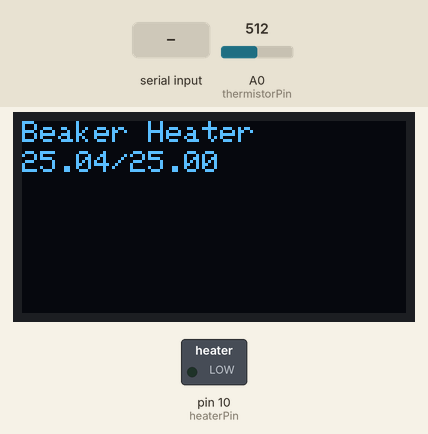
Simulated run of this sketch. Board: Arduino Uno, built with avr-gcc and run on an emulated ATmega328P. Shown: 128×64 one-colour display, switched loads named in the sketch (green lamp = pin HIGH). The test bench sets the inputs (shaded band); at power-on: A0 (thermistorPin) = 512. What the sketch prints to the serial monitor is not drawn.

Above: at 1.2 s.
1.3 s: A0 (thermistorPin) set to 490
At 2.8 s:
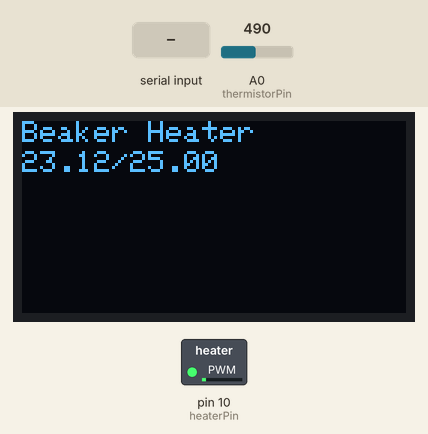
3.7 s: A0 (thermistorPin) set to 306
At 4.37 s:
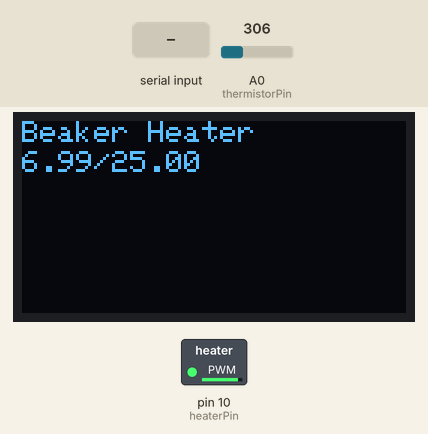
5.6 s: "S:\n" received over Serial
At 7.1 s:
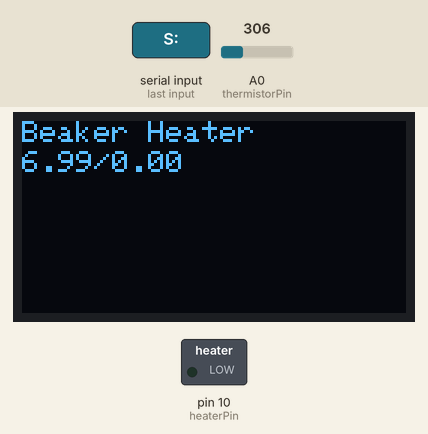
7.4 s: A0 (thermistorPin) set to 122
At 7.61 s:
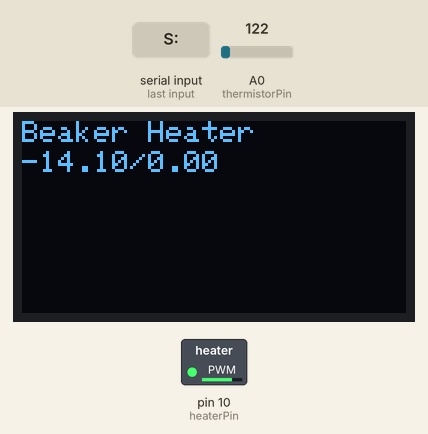
Timing chart, 0 to 11.6 s (numbered marks = the images above; inputs shaded):
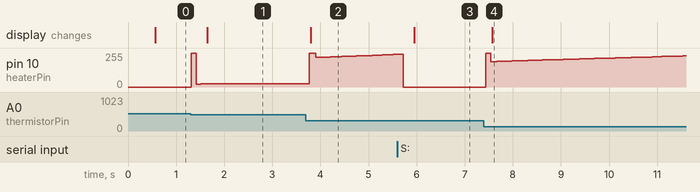

Measured:
- after the input at 1.3 s, pin 10 (heaterPin): 0/255 → 255/255 at once, → 22/255 0.10 s later, → 23/255 0.10 s later, → 24/255 0.77 s later, … (6 changes in this stretch); the display: changes after 0.35 s (image 1)
- after the input at 3.7 s, the display: changes after 0.10 s (image 2)
- after the input at 5.6 s, the display: changes after 0.35 s (image 3)
- after the input at 7.4 s, pin 10 (heaterPin): 0/255 → 255/255 at once, → 191/255 0.10 s later, → 192/255 0.13 s later, → 194/255 0.10 s later, … (39 changes in this stretch); the display: changes after 0.17 s (image 4)

The sketch:

Heating_curve.ino
```cpp
#include <PID_v1.h>
#include <SPI.h>
#include <Wire.h>
#include <Adafruit_GFX.h>
#include <Adafruit_SSD1306.h>

// ==== OLED Screen SETUP ====
#define SCREEN_WIDTH 128
#define SCREEN_HEIGHT 64
#define OLED_RESET     -1
#define SCREEN_ADDRESS 0x3C
Adafruit_SSD1306 display(SCREEN_WIDTH, SCREEN_HEIGHT, &Wire, OLED_RESET);

// ==== THERMISTOR SETUP ====
const int thermistorPin = A0;
const double seriesResistor = 10000.0;    // 10kΩ resistor
const double nominalResistance = 10000.0; // 10kΩ at 25°C
const double nominalTemp = 25.0;
const double bCoefficient = 3950.0;

// ==== HEATER SETUP ====
const int heaterPin = 10; // PWM pin

// ==== PID VARIABLES ====
double Setpoint = 25.0;  // Initial target temp
double Input, Output;
double Kp = 12.0, Ki = 0.8, Kd = 100;
PID myPID(&Input, &Output, &Setpoint, Kp, Ki, Kd, DIRECT);

// ==== SERIAL INPUT ====
String inputString = "";

// ==== TIME TRACKING ====
unsigned long startTime = 0;

void setup() {
  Serial.begin(9600);
  startTime = millis(); // record start time

  pinMode(heaterPin, OUTPUT);
  analogWrite(heaterPin, 0);

  myPID.SetOutputLimits(0, 255);
  myPID.SetMode(AUTOMATIC);

  // CSV header
  Serial.println("Time(s),Temperature(C),Setpoint(C)");

  display.begin(SSD1306_SWITCHCAPVCC, SCREEN_ADDRESS);
  display.clearDisplay();
}

void loop() {
  static unsigned long lastDisplayUpdate = 0;
  unsigned long now = millis();

  // === Read thermistor & compute PID ===
  Input = readThermistorTemp(thermistorPin);
  myPID.Compute();
  analogWrite(heaterPin, (int)Output);

  // === CSV logging (every loop) ===
  float timeSec = (now - startTime) / 1000.0;
  Serial.print(timeSec, 2);
  Serial.print(",");
  Serial.print(Input);
  Serial.print(",");
  Serial.println(Setpoint);   // <---- Added Setpoint in CSV too

  // === Slower OLED update (every 500 ms) ===
  if (now - lastDisplayUpdate >= 500) {
    lastDisplayUpdate = now;

    display.clearDisplay();
    display.setTextSize(1);
    display.setTextColor(WHITE);
    display.setCursor(0,0);
    display.print("Beaker Heater");
    display.setCursor(0,10);
    display.print(Input); display.print("/"); display.print(Setpoint);
    display.display();
  }

  // Handle incoming serial commands
  handleSerialInput();

  delay(100); // 20 Hz sample rate
}

// === Thermistor reading ===
double readThermistorTemp(int pin) {
  int analogValue = analogRead(pin);
  double voltage = analogValue / 1023.0;
  double resistance = seriesResistor * ((1.0 / voltage) - 1.0);

  double steinhart;
  steinhart = resistance / nominalResistance;
  steinhart = log(steinhart);
  steinhart /= bCoefficient;
  steinhart += 1.0 / (nominalTemp + 273.15);
  steinhart = 1.0 / steinhart;
  steinhart -= 273.15;

  return steinhart;
}

// === Serial input parser ===
void handleSerialInput() {
  while (Serial.available()) {
    char inChar = (char)Serial.read();
    if (inChar == '\n' || inChar == '\r') {
      if (inputString.length() > 0) {
        parseCommand(inputString);
        inputString = "";
      }
    } else {
      inputString += inChar;
    }
  }
}

void parseCommand(String cmd) {
  cmd.trim();
  if (cmd.startsWith("S:")) {
    Setpoint = cmd.substring(2).toFloat();
    Serial.print("# Setpoint updated to: ");
    Serial.println(Setpoint);   // confirmation back to Python
  } else {
    Serial.println("# Invalid command. Use S:xx");
  }
}
```
